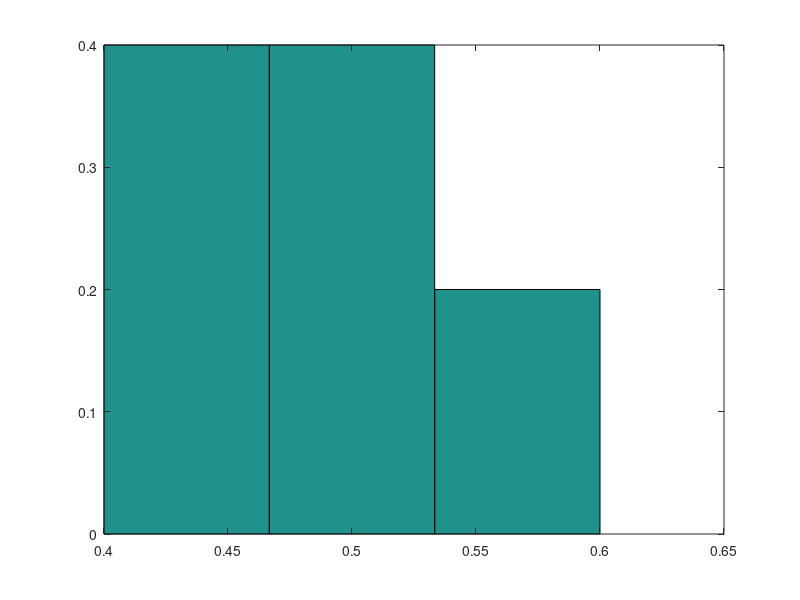

MATLAB code for this plot:
a = [0.4, 0.5, 0.4, 0.5, 0.6];
% histogram(a,3,'Normalization','pdf')
[counts, centers] = hist(a,3);
counts = counts/sum(counts);
bar(centers, counts, 'hist');
% 
% aes_dif = csvread("comp_enc_vec_dif.csv");
% dif_SPE_dk = csvread("Dif_list_SPE_dk.csv",0,1);
% % 
% [aes_dif_amp, aes_dif_centers] = hist(aes_dif,160);
% [dif_SPE_dk_amp, dif_SPE_dk_centers] = hist(dif_SPE_dk,160);
% aes_dif_amp = aes_dif_amp/sum(aes_dif_amp);
% dif_SPE_dk_amp = dif_SPE_dk_amp/sum(dif_SPE_dk_amp);
% % 
% figure
% subplot(2,1,1)
% bar(aes_dif_centers, aes_dif_amp, 'hist', 'r');
% hold on;
% xlim([0.3,0.7])
% subplot(2,1,2)
% bar(dif_SPE_dk_centers, dif_SPE_dk_amp, 'hist', 'b');
% hold on;
% xlim([0.3,0.7])
